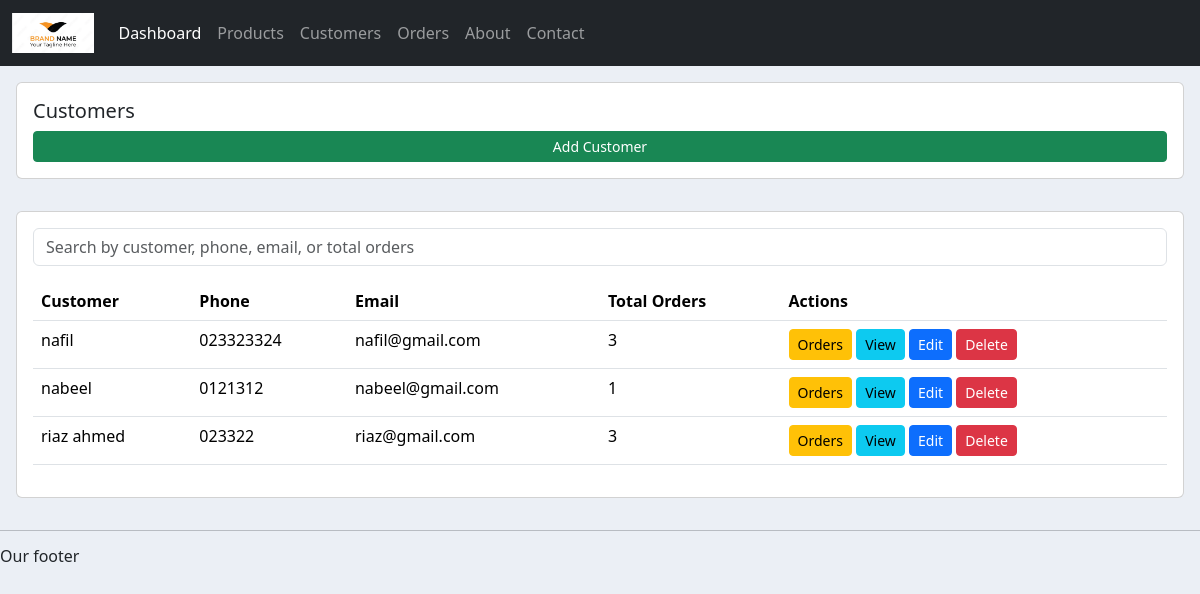
The page /accounts/customers/ on the database as committed earlier.
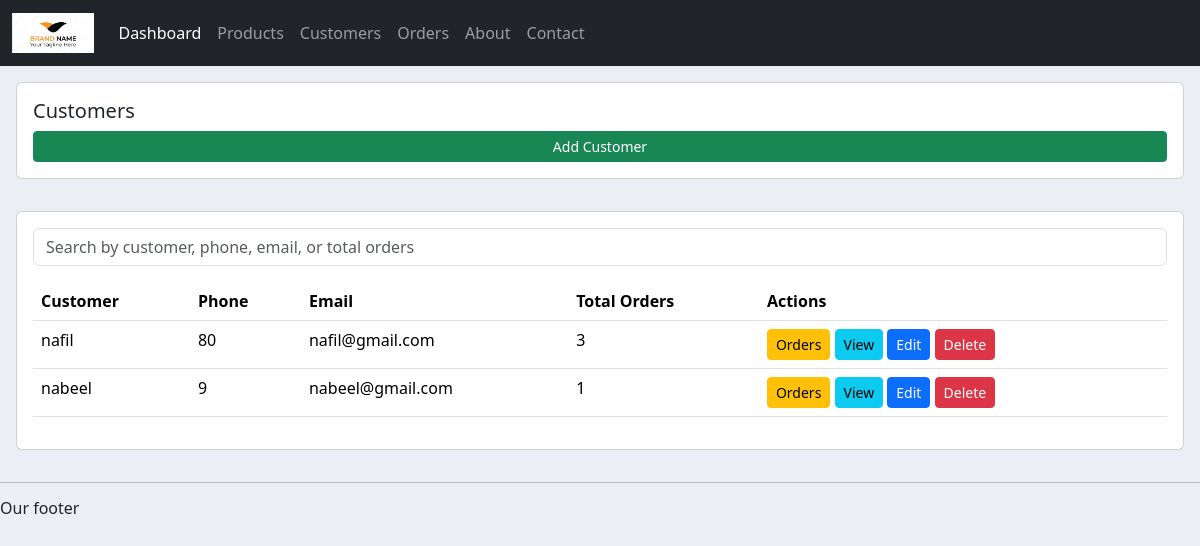
The same page on the database as committed later.
### accounts/models.py (models this page shows, shortened)
class Customer (models.Model):
    name = models.CharField(max_length=255,null=True)
    phone = models.CharField(max_length=20, null=True)
    email = models.EmailField(unique=True, null=True)
    date_created = models.DateTimeField(auto_now_add=True, null=True)

### accounts/views.py (the view)
# urls.py: path('customers/', views.customers, name='customers'),
def customers(request):
    customers = Customer.objects.all()
    return render(request, 'accounts/customers.html', {'customers': customers})

### accounts/templates/accounts/customers.html (shortened to what this page needs)
{% extends 'accounts/main.html' %}
{% block content %}
<div class="row p-3">
    <div class="col-md-12">
        <div class="card card-body">
            <h5>Customers</h5>
            <button class="btn btn-sm btn-success float-end" data-bs-toggle="modal"
                data-bs-target="#addCustomerModal">Add Customer</button>
        </div>
    </div>
</div>
<div class="row p-3">
    <div class="col-md-12">
        <div class="card card-body">
            <div class="mb-3">
                <input type="search" id="customers-search-input" class="form-control"
                    placeholder="Search by customer, phone, email, or total orders">
            </div>
            <table class="table">
                <thead>
                    <tr>
                        <th>Customer</th>
                        <th>Phone</th>
                        <th>Email</th>
                        <th>Total Orders</th>
                        <th>Actions</th>
                    </tr>
                </thead>
                <tbody id="customer-table-body" data-layout="full">
                    {% for customer in customers %}
                    <tr data-customer-id="{{ customer.id }}">
                        <td>{{ customer.name }}</td>
                        <td>{{ customer.phone }}</td>
                        <td>{{ customer.email }}</td>
                        <td>{{ customer.order_set.count }}</td>
                        <td>
                            <a href="{% url 'customer_orders' customer.id %}" class="btn btn-sm btn-warning">Orders</a>
                            <button class="btn btn-sm btn-info" data-bs-toggle="modal"
                                data-bs-target="#viewCustomerModal" data-id="{{ customer.id }}"
                                data-name="{{ customer.name }}" data-phone="{{ customer.phone }}"
                                data-email="{{ customer.email }}"
                                data-total-orders="{{ customer.order_set.count }}">View</button>
                            <button class="btn btn-sm btn-primary" data-bs-toggle="modal"
                                data-bs-target="#editCustomerModal" data-id="{{ customer.id }}"
                                data-name="{{ customer.name }}" data-phone="{{ customer.phone }}"
                                data-email="{{ customer.email }}"
                                data-edit-url="{% url 'edit_customer' customer.id %}">Edit</button>
                            <button type="button" class="btn btn-sm btn-danger delete-customer-btn"
                                data-id="{{ customer.id }}"
                                data-delete-url="{% url 'delete_customer' customer.id %}">
                                Delete
                            </button>
                        </td>
                    </tr>
                    {% empty %}
                    <tr id="no-customers-row">
                        <td colspan="5" class="text-center">No customers found.</td>
                    </tr>
                    {% endfor %}
                </tbody>
            </table>
        </div>
    </div>
</div>
{% endblock %}

Rows that differ between the two databases and show on the page:
removed Customer: name "riaz ahmed", phone "023322", email "riaz@gmail.com", order_set.count "3"
changed Customer "nafil": phone "023323324" → "80"
changed Customer "nabeel": phone "0121312" → "9"
